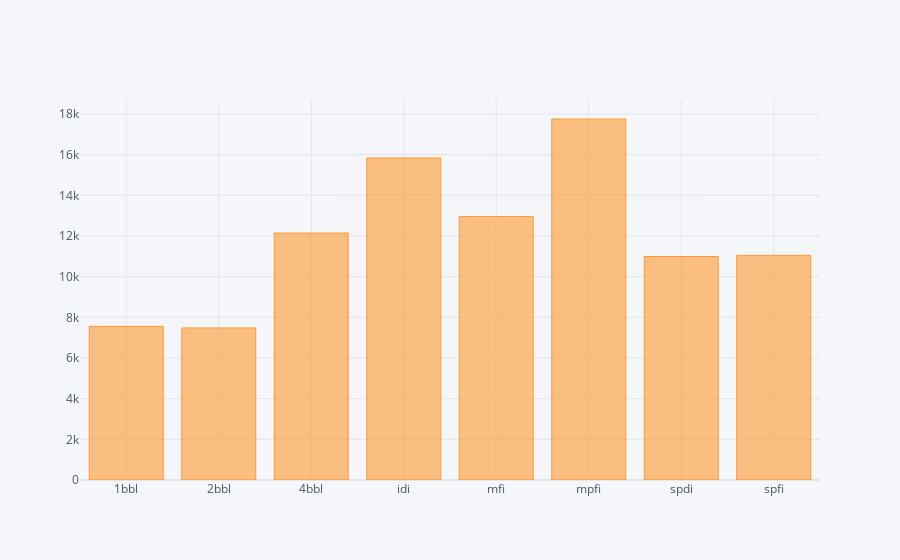

This figure's notebook cell:
### Code cell
data.groupby('fuelsystem')['price'].mean().iplot(kind='bar')

### Figure 1 — Plotly figure (JSON) as saved in the notebook; plotly's stock layout.template omitted (floating-point values rounded to 4 significant figures)
{"data": [{"marker": {"color": "rgba(255, 153, 51, 0.6)", "line": {"color": "rgba(255, 153, 51, 1.0)", "width": 1}}, "name": "price", "orientation": "v", "text": "", "type": "bar", "x": ["1bbl", "2bbl", "4bbl", "idi", "mfi", "mpfi", "spdi", "spfi"], "y": [7556.0, 7478.0, 12145, 15840.0, 12964, 17750.0, 10990.0, 11048]}], "layout": {"legend": {"bgcolor": "#F5F6F9", "font": {"color": "#4D5663"}}, "paper_bgcolor": "#F5F6F9", "plot_bgcolor": "#F5F6F9", "title": {"font": {"color": "#4D5663"}}, "xaxis": {"gridcolor": "#E1E5ED", "showgrid": true, "tickfont": {"color": "#4D5663"}, "title": {"font": {"color": "#4D5663"}, "text": ""}, "zerolinecolor": "#E1E5ED"}, "yaxis": {"gridcolor": "#E1E5ED", "showgrid": true, "tickfont": {"color": "#4D5663"}, "title": {"font": {"color": "#4D5663"}, "text": ""}, "zerolinecolor": "#E1E5ED"}}}
